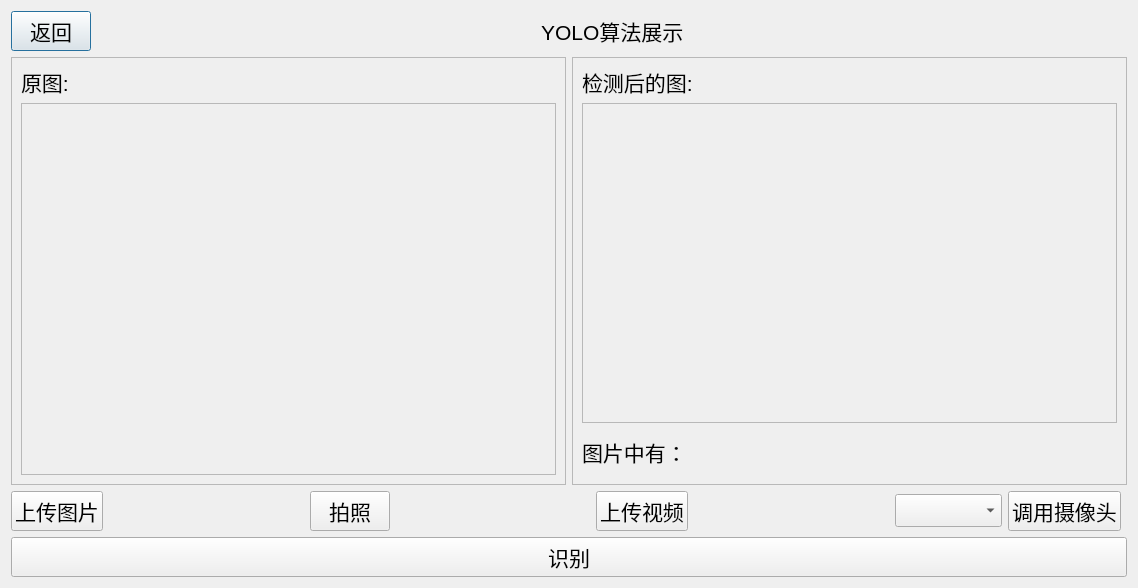
<?xml version="1.0" encoding="UTF-8"?>
<ui version="4.0">
 <class>yolo_detection</class>
 <widget class="QDialog" name="yolo_detection">
  <property name="geometry">
   <rect>
    <x>0</x>
    <y>0</y>
    <width>1138</width>
    <height>588</height>
   </rect>
  </property>
  <property name="font">
   <font>
    <pointsize>16</pointsize>
   </font>
  </property>
  <property name="windowTitle">
   <string>YOLO</string>
  </property>
  <property name="styleSheet">
   <string notr="true">QDialog{border-image: url(:/yolo.jpg);}</string>
  </property>
  <layout class="QGridLayout" name="gridLayout_6">
   <item row="0" column="0">
    <widget class="QPushButton" name="Return">
     <property name="text">
      <string>返回</string>
     </property>
    </widget>
   </item>
   <item row="0" column="1">
    <spacer name="horizontalSpacer">
     <property name="orientation">
      <enum>Qt::Horizontal</enum>
     </property>
     <property name="sizeHint" stdset="0">
      <size>
       <width>439</width>
       <height>20</height>
      </size>
     </property>
    </spacer>
   </item>
   <item row="0" column="2">
    <widget class="QLabel" name="label">
     <property name="text">
      <string>YOLO算法展示</string>
     </property>
    </widget>
   </item>
   <item row="0" column="3">
    <spacer name="horizontalSpacer_4">
     <property name="orientation">
      <enum>Qt::Horizontal</enum>
     </property>
     <property name="sizeHint" stdset="0">
      <size>
       <width>438</width>
       <height>20</height>
      </size>
     </property>
    </spacer>
   </item>
   <item row="1" column="0" colspan="4">
    <layout class="QHBoxLayout" name="horizontalLayout">
     <item>
      <widget class="QFrame" name="frame">
       <property name="frameShape">
        <enum>QFrame::StyledPanel</enum>
       </property>
       <property name="frameShadow">
        <enum>QFrame::Raised</enum>
       </property>
       <layout class="QGridLayout" name="gridLayout_4">
        <item row="0" column="0">
         <layout class="QVBoxLayout" name="verticalLayout_2">
          <item>
           <widget class="QLabel" name="label_2">
            <property name="maximumSize">
             <size>
              <width>1000</width>
              <height>30</height>
             </size>
            </property>
            <property name="sizeIncrement">
             <size>
              <width>0</width>
              <height>30</height>
             </size>
            </property>
            <property name="text">
             <string>原图:</string>
            </property>
           </widget>
          </item>
          <item>
           <widget class="QFrame" name="frame_3">
            <property name="frameShape">
             <enum>QFrame::StyledPanel</enum>
            </property>
            <property name="frameShadow">
             <enum>QFrame::Raised</enum>
            </property>
            <layout class="QGridLayout" name="gridLayout_2">
             <item row="0" column="0">
              <widget class="QLabel" name="old_image">
               <property name="minimumSize">
                <size>
                 <width>300</width>
                 <height>300</height>
                </size>
               </property>
               <property name="text">
                <string/>
               </property>
              </widget>
             </item>
            </layout>
           </widget>
          </item>
         </layout>
        </item>
       </layout>
      </widget>
     </item>
     <item>
      <widget class="QFrame" name="frame_2">
       <property name="frameShape">
        <enum>QFrame::StyledPanel</enum>
       </property>
       <property name="frameShadow">
        <enum>QFrame::Raised</enum>
       </property>
       <layout class="QGridLayout" name="gridLayout_3">
        <item row="0" column="0">
         <layout class="QVBoxLayout" name="verticalLayout">
          <item>
           <widget class="QLabel" name="label_3">
            <property name="maximumSize">
             <size>
              <width>16777215</width>
              <height>30</height>
             </size>
            </property>
            <property name="text">
             <string>检测后的图:</string>
            </property>
           </widget>
          </item>
          <item>
           <widget class="QFrame" name="frame_4">
            <property name="frameShape">
             <enum>QFrame::StyledPanel</enum>
            </property>
            <property name="frameShadow">
             <enum>QFrame::Raised</enum>
            </property>
            <layout class="QGridLayout" name="gridLayout_5">
             <item row="0" column="0">
              <widget class="QLabel" name="new_image">
               <property name="minimumSize">
                <size>
                 <width>300</width>
                 <height>300</height>
                </size>
               </property>
               <property name="text">
                <string/>
               </property>
              </widget>
             </item>
            </layout>
           </widget>
          </item>
          <item>
           <widget class="QLabel" name="classes">
            <property name="maximumSize">
             <size>
              <width>16777215</width>
              <height>60</height>
             </size>
            </property>
            <property name="font">
             <font>
              <pointsize>16</pointsize>
             </font>
            </property>
            <property name="text">
             <string>图片中有：</string>
            </property>
           </widget>
          </item>
         </layout>
        </item>
       </layout>
      </widget>
     </item>
    </layout>
   </item>
   <item row="2" column="0" colspan="4">
    <layout class="QGridLayout" name="gridLayout">
     <item row="1" column="0" colspan="2">
      <widget class="QPushButton" name="yolo_detection_2">
       <property name="text">
        <string>识别</string>
       </property>
      </widget>
     </item>
     <item row="0" column="0">
      <layout class="QHBoxLayout" name="horizontalLayout_2">
       <item>
        <widget class="QPushButton" name="load_image">
         <property name="text">
          <string>上传图片</string>
         </property>
        </widget>
       </item>
       <item>
        <spacer name="horizontalSpacer_5">
         <property name="orientation">
          <enum>Qt::Horizontal</enum>
         </property>
         <property name="sizeHint" stdset="0">
          <size>
           <width>40</width>
           <height>20</height>
          </size>
         </property>
        </spacer>
       </item>
       <item>
        <widget class="QPushButton" name="photographBt">
         <property name="text">
          <string>拍照</string>
         </property>
        </widget>
       </item>
       <item>
        <spacer name="horizontalSpacer_2">
         <property name="orientation">
          <enum>Qt::Horizontal</enum>
         </property>
         <property name="sizeHint" stdset="0">
          <size>
           <width>40</width>
           <height>20</height>
          </size>
         </property>
        </spacer>
       </item>
       <item>
        <widget class="QPushButton" name="load_movie">
         <property name="text">
          <string>上传视频</string>
         </property>
        </widget>
       </item>
       <item>
        <spacer name="horizontalSpacer_3">
         <property name="orientation">
          <enum>Qt::Horizontal</enum>
         </property>
         <property name="sizeHint" stdset="0">
          <size>
           <width>40</width>
           <height>20</height>
          </size>
         </property>
        </spacer>
       </item>
       <item>
        <widget class="QComboBox" name="deviceComboBox"/>
       </item>
       <item>
        <widget class="QPushButton" name="shexiangtou">
         <property name="text">
          <string>调用摄像头</string>
         </property>
        </widget>
       </item>
      </layout>
     </item>
    </layout>
   </item>
  </layout>
 </widget>
 <resources/>
 <connections/>
</ui>
